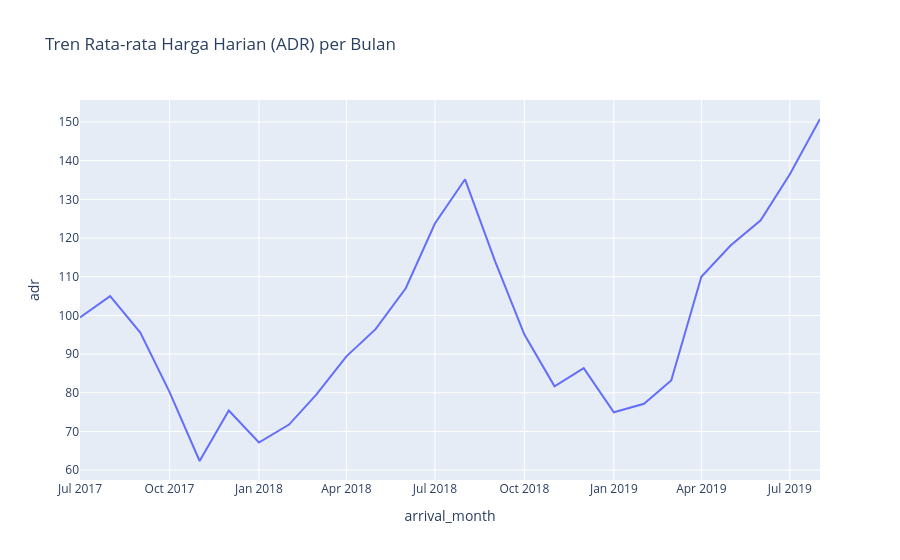

The cell this chart's notebook holds for it:
### Code cell
print(" 2. Analisis ADR (Average Daily Rate) ")

# Tren ADR Bulanan
df2['arrival_month'] = df2['arrivaldate'].dt.to_period('M').astype(str)
adr_trend = df2.groupby('arrival_month')['adr'].mean().reset_index()

fig = px.line(adr_trend, x='arrival_month', y='adr', title='Tren Rata-rata Harga Harian (ADR) per Bulan')
fig.show()

# ADR berdasarkan Market Segment
plt.figure(figsize=(12, 6))
sns.boxplot(data=df2, x='market_segment', y='adr')
plt.title('Distribusi ADR per Segmen Pasar')
plt.xticks(rotation=45)
plt.show()

### Figure 1 — Plotly figure (JSON) as saved in the notebook; plotly's stock layout.template omitted (floating-point values rounded to 4 significant figures)
{"data": [{"hovertemplate": "arrival_month=%{x}<br>adr=%{y}<extra></extra>", "legendgroup": "", "line": {"color": "#636efa", "dash": "solid"}, "marker": {"symbol": "circle"}, "mode": "lines", "name": "", "orientation": "v", "showlegend": false, "type": "scatter", "x": ["2017-07", "2017-08", "2017-09", "2017-10", "2017-11", "2017-12", "2018-01", "2018-02", "2018-03", "2018-04", "2018-05", "2018-06", "2018-07", "2018-08", "2018-09", "2018-10", "2018-11", "2018-12", "2019-01", "2019-02", "2019-03", "2019-04", "2019-05", "2019-06", "2019-07", "2019-08", "NaT"], "xaxis": "x", "y": [99.45, 105.0, 95.55, 80.25, 62.37, 75.43, 67.15, 71.79, 79.54, 89.41, 96.43, 107.0, 123.8, 135.2, 113.9, 95.03, 81.68, 86.37, 74.97, 77.17, 83.16, 110.0, 118.1, 124.6, 136.5, 150.8, 73.91], "yaxis": "y"}], "layout": {"legend": {"tracegroupgap": 0}, "title": {"text": "Tren Rata-rata Harga Harian (ADR) per Bulan"}, "xaxis": {"anchor": "y", "domain": [0, 1], "title": {"text": "arrival_month"}}, "yaxis": {"anchor": "x", "domain": [0, 1], "title": {"text": "adr"}}}}
